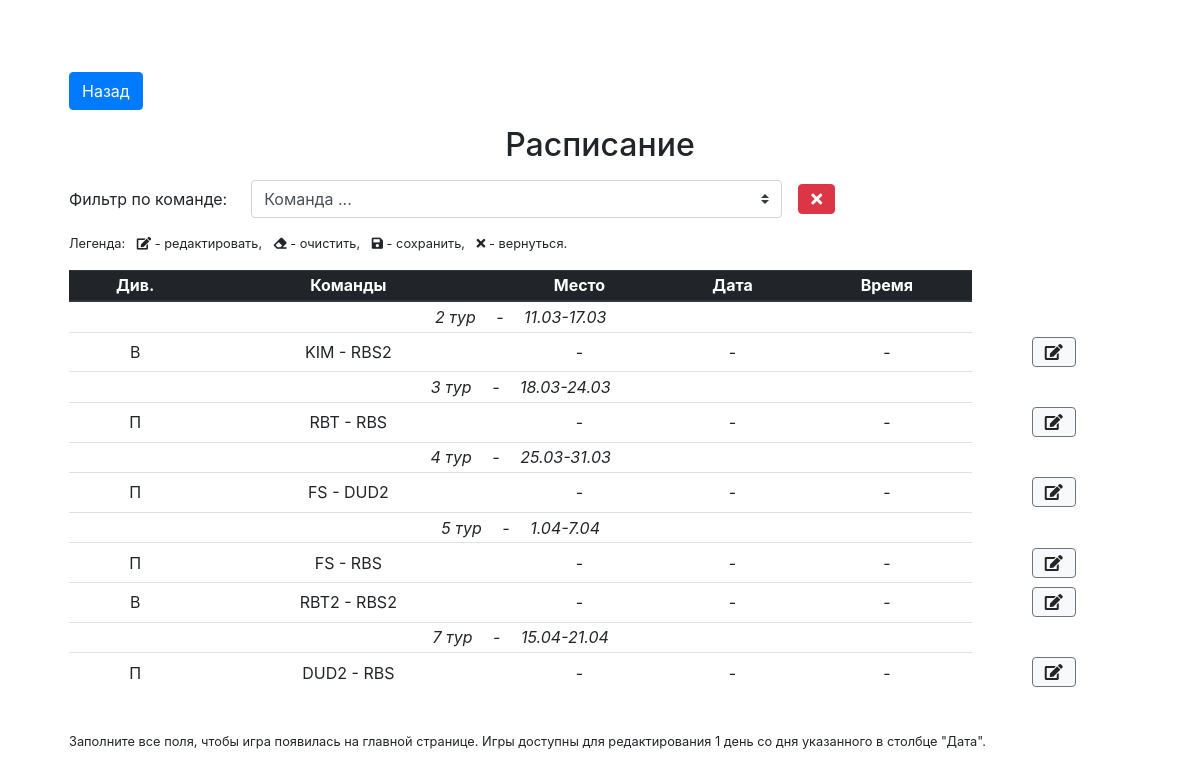
/schedule.php, run on an earlier commit of the app's database.
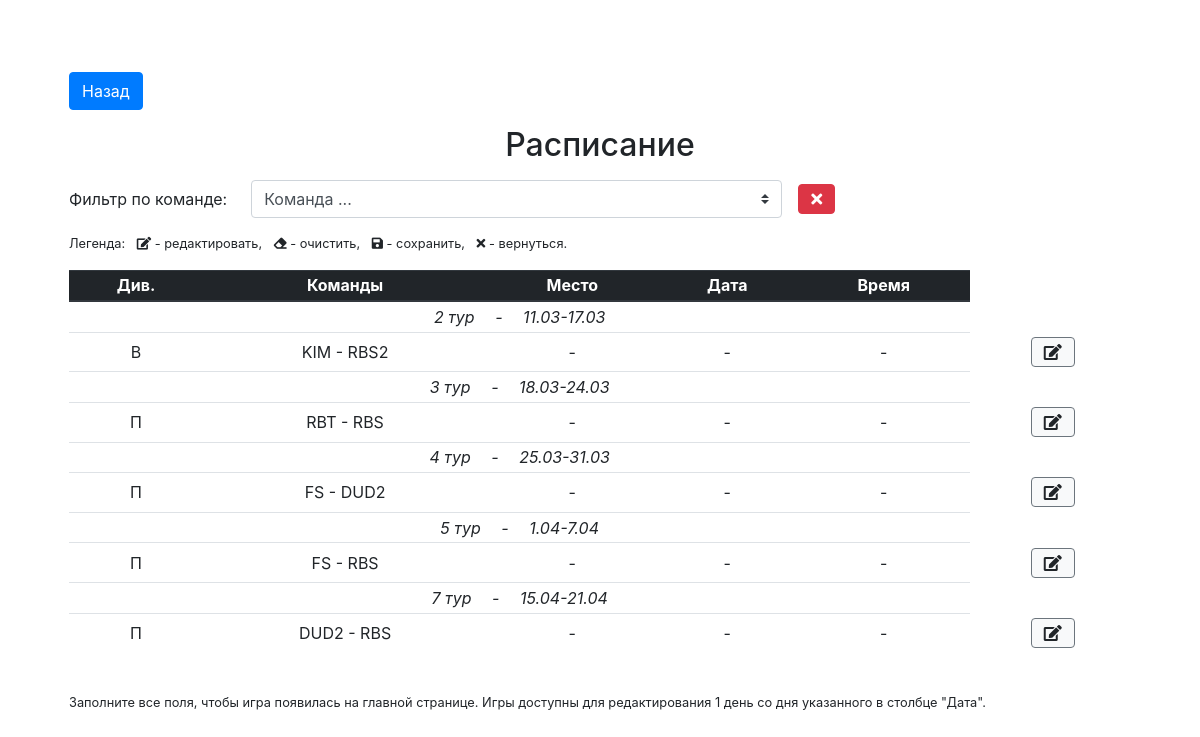
And on a later commit of the database.
### tables this page shows
CREATE TABLE schedule (id integer primary key autoincrement, season_id references seasons(season_id), tournament_id references tournaments(tournament_id), tour integer, team_id1 references teams(team_id), team_id2 references teams(team_id), date_start text, date_end text, place_id references places(place_id), date text, time text);

### inc/layout/templates/schedule_table.php (the view, shortened to what this page needs)
<div class="d-flex mt-3 align-items-center">
	<label for="teamFilter" class="col-form-label">Фильтр по команде:</label>
	<select class="custom-select w-50 ml-4" id="teamFilter" name="search">
		<option value="0">Команда ...</option>
	</select>
	<button class="btn btn-danger my-1 ml-3" id="clearTeamFilter">
	    <i class="fas fa-times"></i>
	</button>
</div>
<ul class="list-unstyled list-inline mt-3 small">
	<li class="list-inline-item">Легенда:</li>
	<li class="list-inline-item">
		<i class="fas fa-edit"></i> - редактировать,
	</li>
	<li class="list-inline-item">
		<i class="fas fa-eraser"></i> - очистить,
	</li>
	<li class="list-inline-item">
		<i class="fas fa-save"></i> - сохранить,
	</li>
	<li class="list-inline-item">
		<i class="fas fa-times"></i> - вернуться.
	</li>
</ul>
<div class="table-responsive">
  	<table class="table table-hover text-center table-sm" id="schedule">
  		<thead class="thead-dark">
  			<tr>
  				<th>Див.</th>
  				<th>Команды</th>
  				<th>Место</th>
  				<th>Дата</th>
  				<th>Время</th>
  			</tr>
  		</thead>
  		<tbody>
  			<?php if (!sizeof($schedule)): ?>
		  			</tbody>
		  		</table>
  			<?php else: ?>
		  	<?php $i = -1; $j = 1; ?>
		  	<?php foreach ($schedule as $game): ?>
		  		<?php if ($i != $game['tour']): ?>
		  			<?php $i = $game['tour']; ?>
		  			<tr>
		  				<td colspan="5" class="font-italic text-left text-md-center">
		  					<?php echo $game['tour']; ?> тур <span class="px-3">-</span> <?php echo $game['date_start']
		  					. "-" . $game['date_end']; ?>
	  					</td>
		  			</tr>
		  		<?php endif; ?>
		  		<tr>
		  			<td title="
		  				<?php
		  					switch ($game['tournament_id']) {
		  						case "1":
		  							echo "Первый";
		  							break;
		  						case "2":
		  							echo "Второй";
		  							break;
		  					}
		  				?>
		  			">
		  				<?php
		  					switch ($game['tournament_id']) {
		  						case "1":
		  							echo "П";
		  							break;
		  						case "2":
		  							echo "В";
		  							break;
		  					}
		  				?>
	  				</td>
		  			<td><?php echo $game['team_name1']; ?> - <?php echo $game['team_name2']; ?></td>
		  			<td>
	  					<span class="schedule-place">
	  						<?php if (isset($game['place_id'])): ?>
		  						<?php foreach ($places as $place): ?>
			  						<?php if ($place['place_id'] == $game['place_id']) echo $place['name']; ?>
			  					<?php endforeach; ?>
			  				<?php else: ?>
			  					-
			  				<?php endif; ?>
  						</span>
					</td>
		  			<td>
	  					<span class="schedule-date">
	  						<?php if (isset($game['date'])): ?>
	  							<?php echo date_format(date_create($game['date']), "j.m"); ?>
  							<?php else: ?>
  								-
  							<?php endif; ?>
  						</span>
					</td>
					<td>
	  					<span class="schedule-time">
	  						<?php if (isset($game['time'])): ?>
	  							<?php echo $game['time']; ?>
  							<?php else: ?>
  								-
  							<?php endif; ?>
  						</span>
					</td>
					<td class="border-0">
						<button class="btn btn-light border-secondary ml-1" data-action="scheduleEdit" title="Редактировать">
							<i class="fas fa-edit"></i>
						</button>
					</td>
		  		</tr>
		  	<?php endforeach; ?>
		  	<?php endif; ?>
		</tbody>
	</table>
</div>

### inc/layout/head.php (shortened to what this page needs)
<html lang="ru">
<head>
	<?php require_once "styles.php" ?>
</head>

### inc/layout/styles.php (shortened to what this page needs)
<link rel="stylesheet" href="inc/libs/bootstrap/css/bootstrap.min.css">
<link rel="stylesheet" href="https://use.fontawesome.com/releases/v5.7.2/css/all.css">
<link rel="stylesheet" href="inc/libs/jquery-ui/jquery-ui.min.css">
<link rel="stylesheet" href="inc/css/custom.css?v=7">

### schedule.php (shortened to what this page needs)
<?php
	require_once __DIR__ . "/inc/bootstrap.php";
	require_once __DIR__ . "/inc/layout/head.php";
	if (!isset($_GET['tournament']) || $_GET['tournament'] != "amateur")
		$tournament_id = "(1, 2)";
	else
		$tournament_id = "(3, 4)";
	if (isset($_GET['search']) && $_GET['search'] != "0") {
		$team = filter_var($_GET['search'], FILTER_SANITIZE_STRING);
		$sth = $db->prepare("select
			s.id as id,
			s.tournament_id,
			s.team_id1 as team_id1,
			s.team_id2 as team_id2,
			ht.team_name_short as team_name1,
			at.team_name_short as team_name2,
			tour,
			date_start,
			date_end,
			s.place_id,
			date,
			time
			from schedule as s
			inner join teams as ht on ht.team_id = s.team_id1
			inner join teams as at on at.team_id = s.team_id2
			where s.tournament_id in " . $tournament_id . " and (date is NULL or date >= date(datetime('now', '-1 day'), 'localtime') or place_id is NULL or time is NULL) and (team_name1 == :team or team_name2 == :team)
			order by tour"
		);
		$sth->bindValue(":team", $team, PDO::PARAM_STR);
	} else {
		$sth = $db->prepare("select
			s.id as id,
			s.tournament_id,
			s.team_id1 as team_id1,
			s.team_id2 as team_id2,
			ht.team_name_short as team_name1,
			at.team_name_short as team_name2,
			tour,
			date_start,
			date_end,
			s.place_id,
			date,
			time
			from schedule as s
			inner join teams as ht on ht.team_id = s.team_id1
			inner join teams as at on at.team_id = s.team_id2
			where s.tournament_id in " . $tournament_id . " and (date is NULL or date >= date(datetime('now', '-1 day'), 'localtime') or place_id is NULL or time is NULL)
			order by tour"
		);
	}
	$sth->execute();
	$schedule = $sth->fetchAll();
	$sth = $db->prepare("select * from places order by name");
	$sth->execute();
	$places = $sth->fetchAll();
?>
<body>
<main role="main" class="container">
  	<div class="starter-template text-left">
  		<a href="/" class="btn btn-primary mt-4">Назад</a>
		<h2 class="text-center mt-3 mb-3">Расписание</h2>
    	<?php include __DIR__ . "/inc/layout/templates/schedule_table.php"; ?>
    	<p class="small mt-4">Заполните все поля, чтобы игра появилась на главной странице. Игры доступны для редактирования 1 день со дня указанного в столбце "Дата".</p>
  	</div>
</main>
</body>
</html>

### inc/css/custom.css (style rules this page uses)
body { padding-top: 0; }
.starter-template { position: relative; padding: 3rem 1.5rem; text-align: center; }
.table td, .table th { text-align: center; vertical-align: middle; font-size: 12px; }
@media (min-width: 576px) { .table td, .table th { font-size: 1rem; } }

What changed in the data, as far as the page shows it:
no longer on this page (row edited): schedule: shows "В", team_name1 "RBT2", team_name2 "RBS2"
